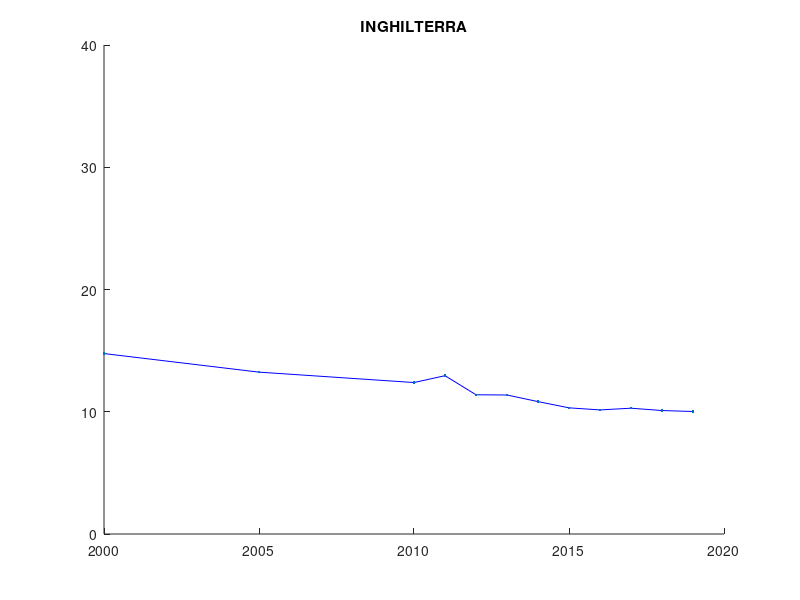

MATLAB code to generate this figure:
x = [2000 2005 2010 2011 2012 2013 2014 2015 2016 2017 2018 2019];
y = [14.76	13.24	12.39	12.95	11.39	11.37	10.83	10.32	10.15	10.29	10.10	10.02];
ylim([0 40])

title('INGHILTERRA')
hold on
plot(x,y,'b')
plot(x,y,'.')